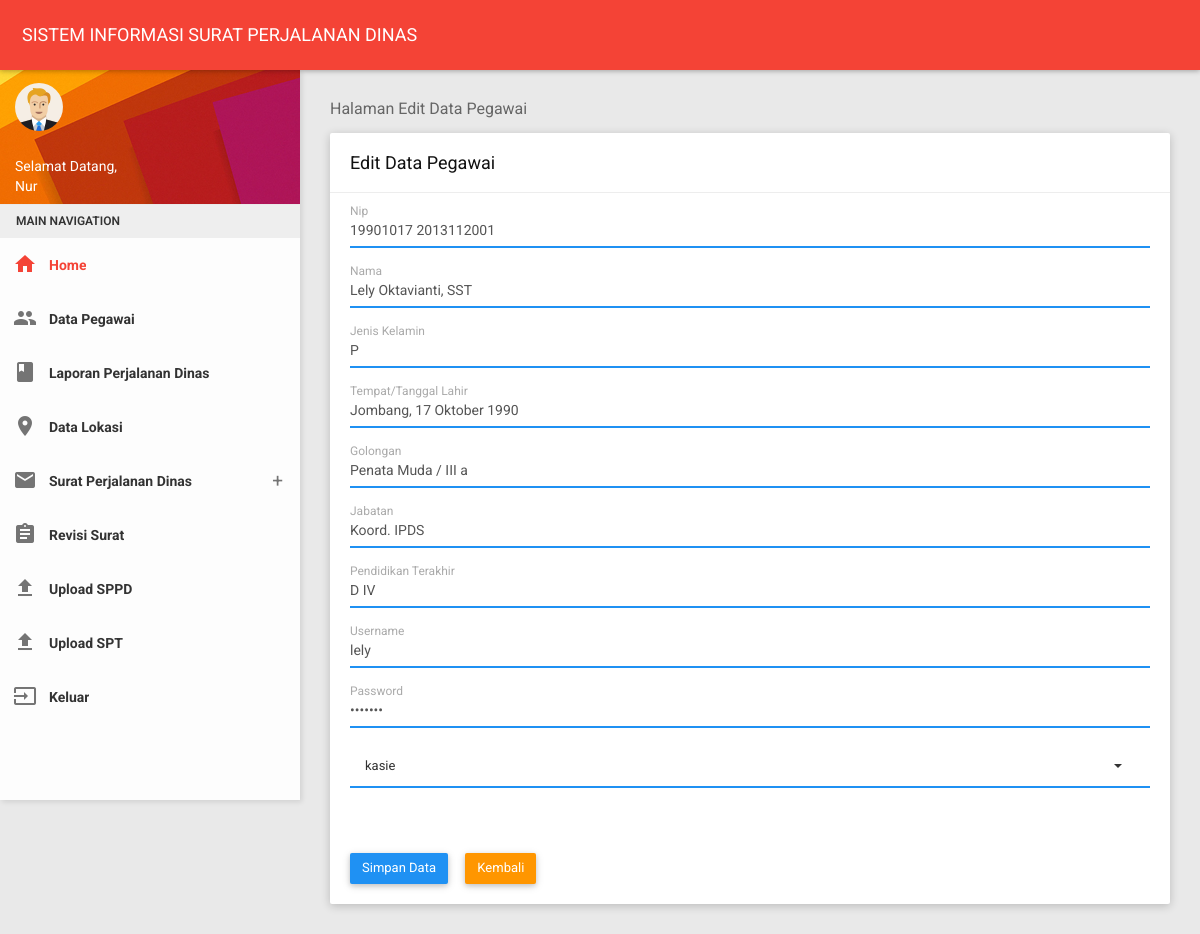
The page /tatausaha/editp.php?hal=edit&kd=19901017 2013112001 (signed in) on the database its author committed.
### tables this page shows
CREATE TABLE `pegawai` (
  `nip` varchar(100) NOT NULL,
  `nama` varchar(50) NOT NULL,
  `jk` varchar(15) NOT NULL,
  `ttl` varchar(50) NOT NULL,
  `golongan` varchar(20) NOT NULL,
  `jabatan` varchar(30) NOT NULL,
  `pd` varchar(30) NOT NULL,
  `username` varchar(30) NOT NULL,
  `password` varchar(32) NOT NULL,
  `hak_akses` varchar(10) NOT NULL
);

### tatausaha/editp.php (the view, shortened to what this page needs)
<?php
include '../tampilan/atastata.php';
?>
 <section class="content">
        <div class="container-fluid">
            <div class="block-header">
                <h2>Halaman Edit Data Pegawai</h2>
            </div>
            <div class="row clearfix">
                <div class="col-lg-12 col-md-12 col-sm-12 col-xs-12">
                    <div class="card">
                        <div class="header">
                            <h2>Edit Data Pegawai</h2>
                        </div>
                          <?php
                    $query = mysql_query("SELECT * FROM pegawai WHERE nip='$_GET[kd]'");
                    $data  = mysql_fetch_array($query);
                        ?>
                        <div class="body">
                            <form id="form_validation" action="updatep.php" method="POST">
                                <div class="form-group form-float">
                                    <div class="form-line">
                                        <input type="text" class="form-control" name="nip" value="<?php echo $data['nip'];?>" required>
                                        <label class="form-label" >Nip</label>
                                    </div>
                                </div>
                                <div class="form-group form-float">
                                    <div class="form-line">
                                        <input type="text" class="form-control" name="nama" value="<?php echo $data['nama'];?>" required>
                                        <label class="form-label">Nama</label>
                                    </div>
                                </div>
                                <div class="form-group form-float">
                                    <div class="form-line">
                                        <input type="text" class="form-control" name="jk" value="<?php echo $data['jk'];?>" required>
                                        <label class="form-label">Jenis Kelamin</label>
                                    </div>
                                </div>
                                <div class="form-group form-float">
                                    <div class="form-line">
                                        <input type="text" class="form-control" name="ttl" value="<?php echo $data['ttl'];?>" required>
                                        <label class="form-label">Tempat/Tanggal Lahir</label>
                                    </div>
                                </div>
                                <div class="form-group form-float">
                                    <div class="form-line">
                                        <input type="text" class="form-control" name="golongan" value="<?php echo $data['golongan'];?>" required>
                                        <label class="form-label">Golongan</label>
                                    </div>
                                </div>
                                <div class="form-group form-float">
                                    <div class="form-line">
                                        <input type="text" class="form-control" name="jabatan" value="<?php echo $data['jabatan'];?>" required>
                                        <label class="form-label">Jabatan</label>
                                    </div>
                                </div>
                                <div class="form-group form-float">
                                    <div class="form-line">
                                        <input type="text" class="form-control" name="pd" value="<?php echo $data['pd'];?>" required>
                                        <label class="form-label">Pendidikan Terakhir</label>
                                    </div>
                                </div>
                                  <div class="form-group form-float">
                                    <div class="form-line">
                                        <input type="text" class="form-control" name="username" value="<?php echo $data['username'];?>" required>
                                        <label class="form-label">Username</label>
                                    </div>
                                </div>
                                  <div class="form-group form-float">
                                    <div class="form-line">
                                        <input type="password" class="form-control" name="password" value="<?php echo $data['password'];?>" required>
                                        <label class="form-label">Password</label>
                                    </div>
                                </div>
                                   <div class="form-group form-float">
                                    <div class="form-line">
                                        <select class="form-control show-tick"  name="hak_akses">
                                        <option value="<?php echo $data['hak_akses'];?>"> <?php echo $data['hak_akses'];?></option>
                                     </select>
                                </div>
                                </div>
                                <br></br>
								<td><input type="submit" value="Simpan Data"  class="btn btn-primary waves-effect"/>&nbsp &nbsp &nbsp<a href="pegawai.php" class="btn btn-warning waves-effect">Kembali</a></td>
                            </form>
                        </div>
                    </div>
                </div>
            </div>
       </div>
    </section>
  <?php
include '../tampilan/footer.php';
?>

### rows shown on the page
pegawai: nip "19901017 2013112001", nama "Lely Oktavianti, SST", jk "P", ttl "Jombang, 17 Oktober 1990", golongan "Penata Muda / III a", jabatan "Koord. IPDS", pd "D IV", username "lely", hak_akses "kasie"

### other values the page prints
$_SESSION['username'] "Nur"
